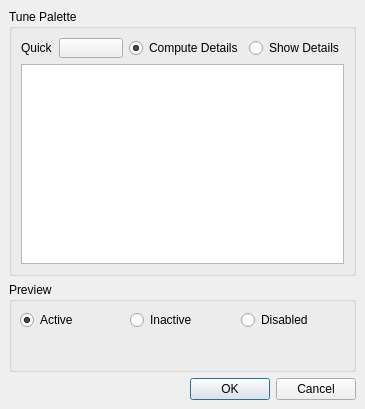
<ui version="4.0" >
 <comment>*********************************************************************
**
** Copyright (C) 2014 Digia Plc and/or its subsidiary(-ies).
** Contact: http://www.qt-project.org/legal
**
** This file is part of the Qt Designer of the Qt Toolkit.
**
** $QT_BEGIN_LICENSE:LGPL$
** Commercial License Usage
** Licensees holding valid commercial Qt licenses may use this file in
** accordance with the commercial license agreement provided with the
** Software or, alternatively, in accordance with the terms contained in
** a written agreement between you and Digia.  For licensing terms and
** conditions see http://qt.digia.com/licensing.  For further information
** use the contact form at http://qt.digia.com/contact-us.
**
** GNU Lesser General Public License Usage
** Alternatively, this file may be used under the terms of the GNU Lesser
** General Public License version 2.1 as published by the Free Software
** Foundation and appearing in the file LICENSE.LGPL included in the
** packaging of this file.  Please review the following information to
** ensure the GNU Lesser General Public License version 2.1 requirements
** will be met: http://www.gnu.org/licenses/old-licenses/lgpl-2.1.html.
**
** In addition, as a special exception, Digia gives you certain additional
** rights.  These rights are described in the Digia Qt LGPL Exception
** version 1.1, included in the file LGPL_EXCEPTION.txt in this package.
**
** GNU General Public License Usage
** Alternatively, this file may be used under the terms of the GNU
** General Public License version 3.0 as published by the Free Software
** Foundation and appearing in the file LICENSE.GPL included in the
** packaging of this file.  Please review the following information to
** ensure the GNU General Public License version 3.0 requirements will be
** met: http://www.gnu.org/copyleft/gpl.html.
**
**
** $QT_END_LICENSE$
**
*********************************************************************</comment>
 <class>qdesigner_internal::PaletteEditor</class>
 <widget class="QDialog" name="qdesigner_internal::PaletteEditor" >
  <property name="geometry" >
   <rect>
    <x>0</x>
    <y>0</y>
    <width>365</width>
    <height>409</height>
   </rect>
  </property>
  <property name="sizePolicy" >
   <sizepolicy>
    <hsizetype>7</hsizetype>
    <vsizetype>7</vsizetype>
    <horstretch>0</horstretch>
    <verstretch>0</verstretch>
   </sizepolicy>
  </property>
  <property name="windowTitle" >
   <string>Edit Palette</string>
  </property>
  <layout class="QVBoxLayout" >
   <property name="margin" >
    <number>9</number>
   </property>
   <property name="spacing" >
    <number>6</number>
   </property>
   <item>
    <widget class="QGroupBox" name="advancedBox" >
     <property name="minimumSize" >
      <size>
       <width>0</width>
       <height>0</height>
      </size>
     </property>
     <property name="maximumSize" >
      <size>
       <width>16777215</width>
       <height>16777215</height>
      </size>
     </property>
     <property name="title" >
      <string>Tune Palette</string>
     </property>
     <layout class="QGridLayout" >
      <property name="margin" >
       <number>9</number>
      </property>
      <property name="spacing" >
       <number>6</number>
      </property>
      <item row="0" column="1" >
       <widget class="QtColorButton" name="buildButton" >
        <property name="sizePolicy" >
         <sizepolicy>
          <hsizetype>7</hsizetype>
          <vsizetype>13</vsizetype>
          <horstretch>0</horstretch>
          <verstretch>0</verstretch>
         </sizepolicy>
        </property>
        <property name="text" >
         <string/>
        </property>
       </widget>
      </item>
      <item row="1" column="0" colspan="4" >
       <widget class="QTreeView" name="paletteView" >
        <property name="minimumSize" >
         <size>
          <width>0</width>
          <height>200</height>
         </size>
        </property>
       </widget>
      </item>
      <item row="0" column="3" >
       <widget class="QRadioButton" name="detailsRadio" >
        <property name="text" >
         <string>Show Details</string>
        </property>
       </widget>
      </item>
      <item row="0" column="2" >
       <widget class="QRadioButton" name="computeRadio" >
        <property name="text" >
         <string>Compute Details</string>
        </property>
        <property name="checked" >
         <bool>true</bool>
        </property>
       </widget>
      </item>
      <item row="0" column="0" >
       <widget class="QLabel" name="label" >
        <property name="text" >
         <string>Quick</string>
        </property>
       </widget>
      </item>
     </layout>
    </widget>
   </item>
   <item>
    <widget class="QGroupBox" name="GroupBox126" >
     <property name="sizePolicy" >
      <sizepolicy>
       <hsizetype>5</hsizetype>
       <vsizetype>7</vsizetype>
       <horstretch>0</horstretch>
       <verstretch>0</verstretch>
      </sizepolicy>
     </property>
     <property name="title" >
      <string>Preview</string>
     </property>
     <layout class="QGridLayout" >
      <property name="margin" >
       <number>8</number>
      </property>
      <property name="spacing" >
       <number>6</number>
      </property>
      <item row="0" column="2" >
       <widget class="QRadioButton" name="disabledRadio" >
        <property name="text" >
         <string>Disabled</string>
        </property>
       </widget>
      </item>
      <item row="0" column="1" >
       <widget class="QRadioButton" name="inactiveRadio" >
        <property name="text" >
         <string>Inactive</string>
        </property>
       </widget>
      </item>
      <item row="0" column="0" >
       <widget class="QRadioButton" name="activeRadio" >
        <property name="text" >
         <string>Active</string>
        </property>
        <property name="checked" >
         <bool>true</bool>
        </property>
       </widget>
      </item>
      <item row="1" column="0" colspan="3" >
       <widget class="qdesigner_internal::PreviewFrame" native="1" name="previewFrame" >
        <property name="sizePolicy" >
         <sizepolicy>
          <hsizetype>7</hsizetype>
          <vsizetype>7</vsizetype>
          <horstretch>0</horstretch>
          <verstretch>0</verstretch>
         </sizepolicy>
        </property>
       </widget>
      </item>
     </layout>
    </widget>
   </item>
   <item>
    <widget class="QDialogButtonBox" name="buttonBox" >
     <property name="orientation" >
      <enum>Qt::Horizontal</enum>
     </property>
     <property name="standardButtons" >
      <set>QDialogButtonBox::Cancel|QDialogButtonBox::NoButton|QDialogButtonBox::Ok</set>
     </property>
    </widget>
   </item>
  </layout>
 </widget>
 <customwidgets>
  <customwidget>
   <class>QtColorButton</class>
   <extends>QToolButton</extends>
   <header>qtcolorbutton.h</header>
  </customwidget>
  <customwidget>
   <class>qdesigner_internal::PreviewFrame</class>
   <extends>QWidget</extends>
   <header>previewframe.h</header>
  </customwidget>
 </customwidgets>
 <resources/>
 <connections>
  <connection>
   <sender>buttonBox</sender>
   <signal>accepted()</signal>
   <receiver>qdesigner_internal::PaletteEditor</receiver>
   <slot>accept()</slot>
   <hints>
    <hint type="sourcelabel" >
     <x>180</x>
     <y>331</y>
    </hint>
    <hint type="destinationlabel" >
     <x>134</x>
     <y>341</y>
    </hint>
   </hints>
  </connection>
  <connection>
   <sender>buttonBox</sender>
   <signal>rejected()</signal>
   <receiver>qdesigner_internal::PaletteEditor</receiver>
   <slot>reject()</slot>
   <hints>
    <hint type="sourcelabel" >
     <x>287</x>
     <y>329</y>
    </hint>
    <hint type="destinationlabel" >
     <x>302</x>
     <y>342</y>
    </hint>
   </hints>
  </connection>
 </connections>
</ui>
